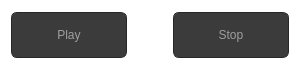
<?xml version="1.0" encoding="UTF-8"?>
<ui version="4.0">
 <class>ControlPanel</class>
 <widget class="QWidget" name="ControlPanel">
  <property name="geometry">
   <rect>
    <x>0</x>
    <y>0</y>
    <width>300</width>
    <height>70</height>
   </rect>
  </property>
  <property name="minimumSize">
   <size>
    <width>300</width>
    <height>70</height>
   </size>
  </property>
  <property name="maximumSize">
   <size>
    <width>300</width>
    <height>70</height>
   </size>
  </property>
  <property name="windowTitle">
   <string>Form</string>
  </property>
  <property name="styleSheet">
   <string notr="true">QWidget{
background:transparent;
}

QPushButton{
background-color:rgb(59,59,59);
color:rgb(159,159,159);
border:1px solid rgb(39,39,39);
border-radius:6px;
padding:15px;
}

QPushButton::hover{
background-color:rgb(79,79,79);
border:1px solid rgb(49,49,49);
}

QPushButton::pressed{
background-color:rgb(99,99,99);
border:1px solid rgb(59,59,59);
}</string>
  </property>
  <layout class="QGridLayout" name="gridLayout">
   <item row="0" column="1">
    <spacer name="horizontalSpacer">
     <property name="orientation">
      <enum>Qt::Horizontal</enum>
     </property>
     <property name="sizeType">
      <enum>QSizePolicy::Fixed</enum>
     </property>
     <property name="sizeHint" stdset="0">
      <size>
       <width>40</width>
       <height>20</height>
      </size>
     </property>
    </spacer>
   </item>
   <item row="0" column="0">
    <widget class="QPushButton" name="ButtonStart">
     <property name="cursor">
      <cursorShape>PointingHandCursor</cursorShape>
     </property>
     <property name="text">
      <string>Play</string>
     </property>
    </widget>
   </item>
   <item row="0" column="2">
    <widget class="QPushButton" name="ButtonStop">
     <property name="cursor">
      <cursorShape>PointingHandCursor</cursorShape>
     </property>
     <property name="text">
      <string>Stop</string>
     </property>
    </widget>
   </item>
  </layout>
 </widget>
 <resources/>
 <connections/>
</ui>
